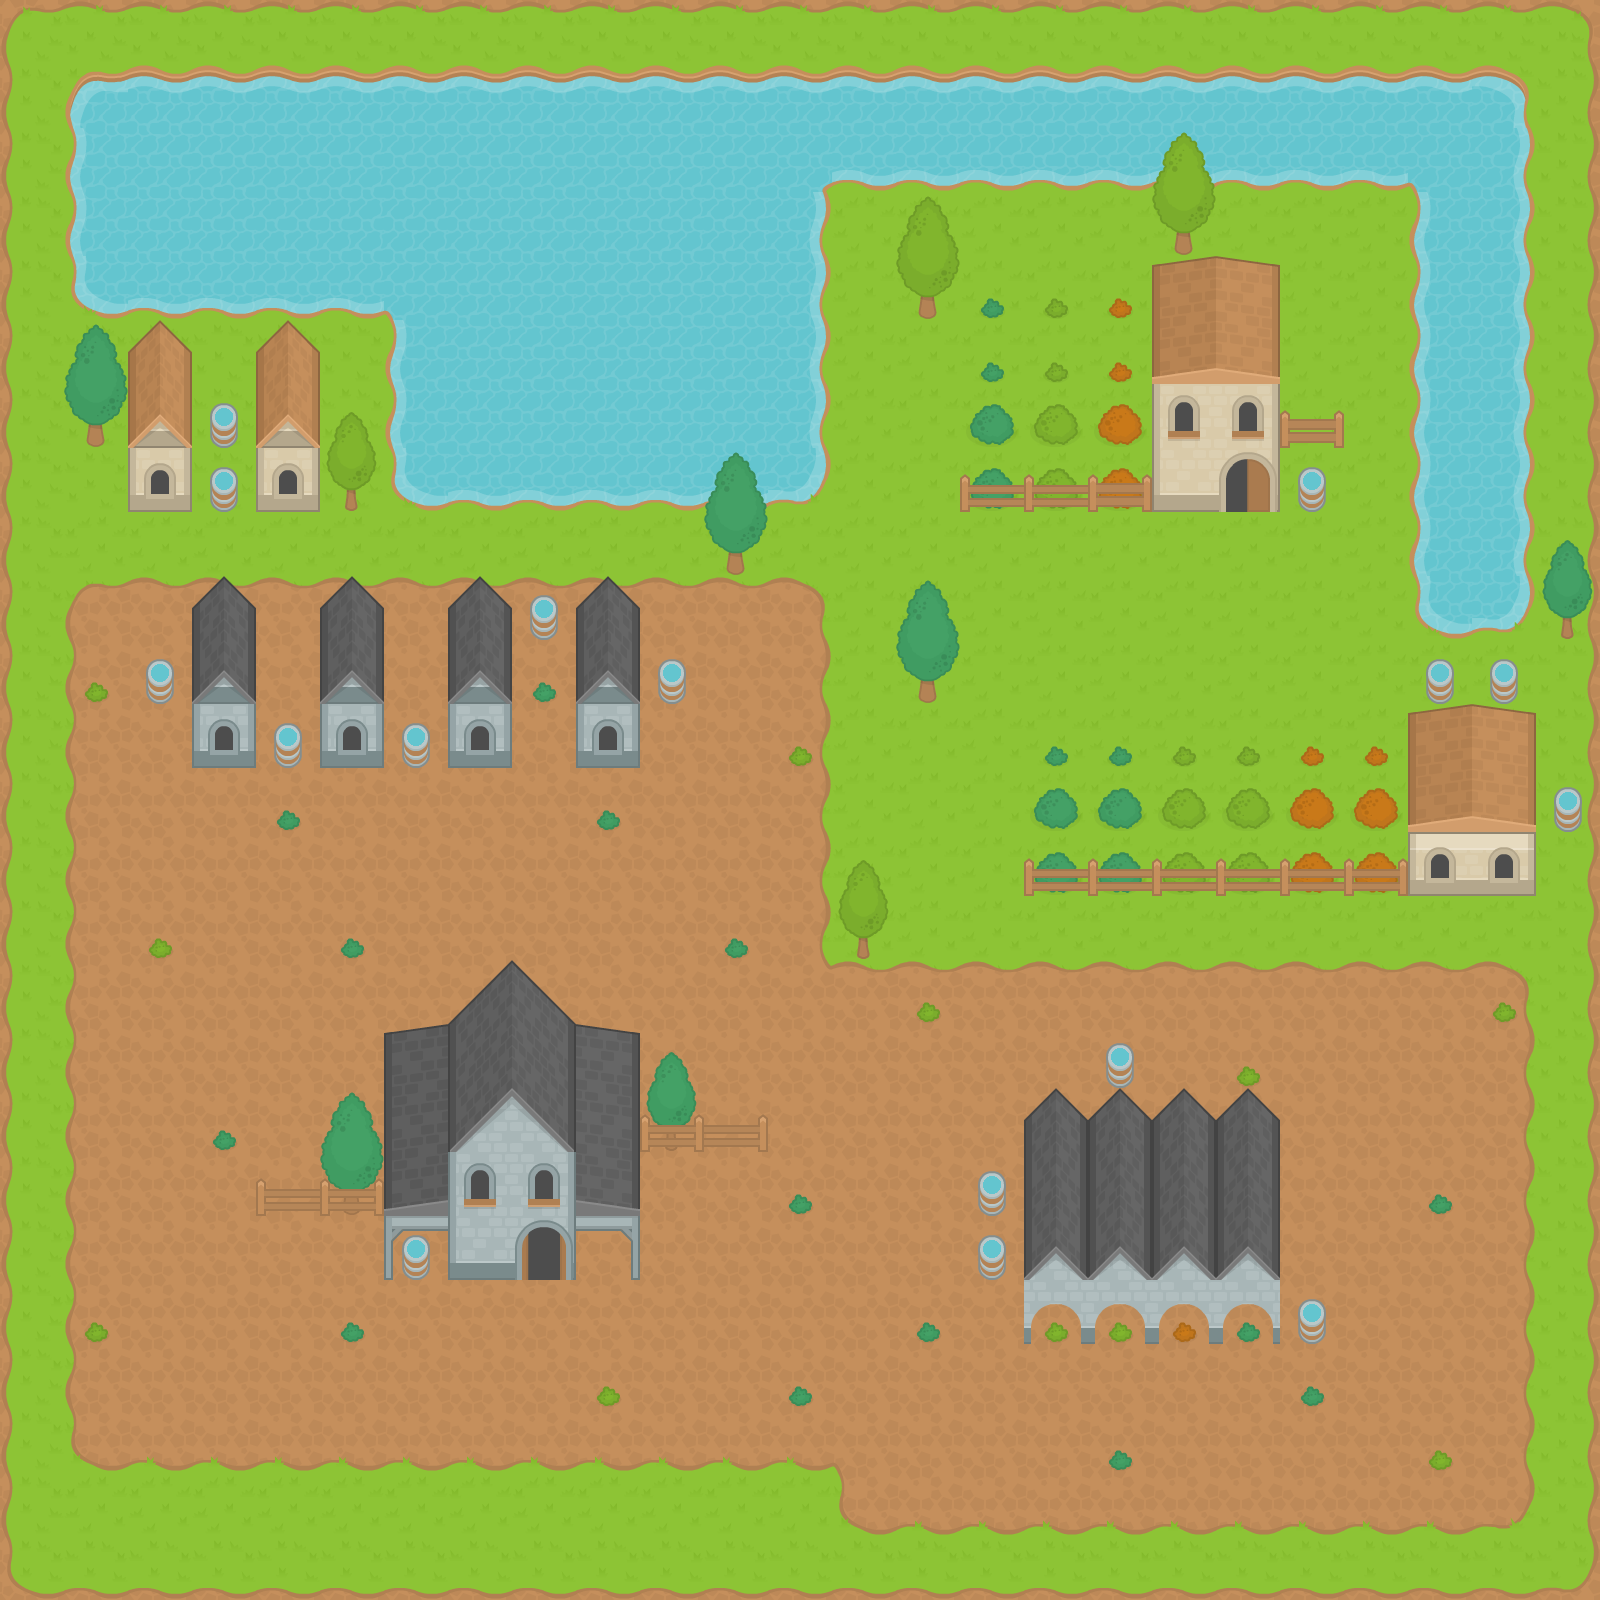

Below is a game level as drawn by its tile map, then a one-line description and the .tmx that defines it (tile-layer data replaced by summaries):
An orthogonal 25x25 tile map with 64x64 px tiles, 3 tile layers (Background, House, Roof) and 40 objects (31x Prevention Method, 8x House, Clinic).

<map version="1.0" orientation="orthogonal" width="25" height="25" tilewidth="64" tileheight="64">
 <tileset firstgid="1" name="Tiles" tilewidth="64" tileheight="64">
  <image source="../Textures/Tiles.png" trans="ff00ff" width="1280" height="832" />
 </tileset>
 <layer name="Background" width="25" height="25">
  <data>[625 cells, 625 non-empty, 32 distinct tile ids]</data>
 </layer>
 <layer name="House" width="25" height="25">
  <data>[625 cells, 106 non-empty, 30 distinct tile ids]</data>
 </layer>
 <layer name="Roof" width="25" height="25">
  <data>[625 cells, 92 non-empty, 35 distinct tile ids]</data>
 </layer>
 <objectgroup name="Interactive" width="25" height="25">
  <object name="House 0" type="House" x="128" y="320" width="64" height="192">
   <properties>
    <property name="AttachedTo" value="Standalone" />
   </properties>
  </object>
  <object name="House 1" type="House" x="256" y="320" width="64" height="192">
   <properties>
    <property name="AttachedTo" value="Standalone" />
   </properties>
  </object>
  <object name="House 2" type="House" x="192" y="576" width="64" height="192">
   <properties>
    <property name="AttachedTo" value="Standalone" />
   </properties>
  </object>
  <object name="House 3" type="House" x="320" y="576" width="64" height="192">
   <properties>
    <property name="AttachedTo" value="Standalone" />
   </properties>
  </object>
  <object name="House 4" type="House" x="448" y="576" width="64" height="192">
   <properties>
    <property name="AttachedTo" value="Standalone" />
   </properties>
  </object>
  <object name="House 5" type="House" x="576" y="576" width="64" height="192">
   <properties>
    <property name="AttachedTo" value="Standalone" />
   </properties>
  </object>
  <object name="House 6" type="House" x="1152" y="256" width="128" height="256">
   <properties>
    <property name="AttachedTo" value="Standalone" />
   </properties>
  </object>
  <object name="House 7" type="House" x="1408" y="704" width="128" height="192">
   <properties>
    <property name="AttachedTo" value="Standalone" />
   </properties>
  </object>
  <object name="Clinic 0" type="Clinic" x="384" y="960" width="256" height="320">
   <properties>
    <property name="AttachedTo" value="Standalone" />
   </properties>
  </object>
  <object name="Market 1" type="Prevention Method" x="1024" y="1088" width="256" height="256">
   <properties>
    <property name="AttachedTo" value="Standalone" />
   </properties>
  </object>
  <object name="Small Window 0" type="Prevention Method" x="144" y="463" width="32" height="38">
   <properties>
    <property name="AttachedTo" value="House 0" />
   </properties>
  </object>
  <object name="Small Window 1" type="Prevention Method" x="272" y="463" width="32" height="38">
   <properties>
    <property name="AttachedTo" value="House 1" />
   </properties>
  </object>
  <object name="Small Window 2" type="Prevention Method" x="208" y="719" width="32" height="38">
   <properties>
    <property name="AttachedTo" value="House 2" />
   </properties>
  </object>
  <object name="Small Window 3" type="Prevention Method" x="336" y="719" width="32" height="38">
   <properties>
    <property name="AttachedTo" value="House 3" />
   </properties>
  </object>
  <object name="Small Window 4" type="Prevention Method" x="464" y="719" width="32" height="38">
   <properties>
    <property name="AttachedTo" value="House 4" />
   </properties>
  </object>
  <object name="Small Window 5" type="Prevention Method" x="592" y="719" width="32" height="38">
   <properties>
    <property name="AttachedTo" value="House 5" />
   </properties>
  </object>
  <object name="Small Window 6" type="Prevention Method" x="1424" y="847" width="32" height="38">
   <properties>
    <property name="AttachedTo" value="House 7" />
   </properties>
  </object>
  <object name="Small Window 7" type="Prevention Method" x="1488" y="847" width="32" height="38">
   <properties>
    <property name="AttachedTo" value="House 7" />
   </properties>
  </object>
  <object name="Medium Window 0" type="Prevention Method" x="1168" y="395" width="32" height="44">
   <properties>
    <property name="AttachedTo" value="House 6" />
   </properties>
  </object>
  <object name="Medium Window 1" type="Prevention Method" x="1232" y="395" width="32" height="44">
   <properties>
    <property name="AttachedTo" value="House 6" />
   </properties>
  </object>
  <object name="Medium Window 2" type="Prevention Method" x="464" y="1163" width="32" height="44">
   <properties>
    <property name="AttachedTo" value="Clinic 0" />
   </properties>
  </object>
  <object name="Medium Window 3" type="Prevention Method" x="528" y="1163" width="32" height="44">
   <properties>
    <property name="AttachedTo" value="Clinic 0" />
   </properties>
  </object>
  <object name="Door 0" type="Prevention Method" x="1219" y="452" width="58" height="60">
   <properties>
    <property name="AttachedTo" value="House 6" />
   </properties>
  </object>
  <object name="Door 1" type="Prevention Method" x="515" y="1220" width="58" height="60">
   <properties>
    <property name="AttachedTo" value="Clinic 0" />
   </properties>
  </object>
  <object name="Barrel 0" type="Prevention Method" x="210" y="403" width="28" height="45">
   <properties>
    <property name="AttachedTo" value="Standalone" />
   </properties>
  </object>
  <object name="Barrel 1" type="Prevention Method" x="210" y="467" width="28" height="45">
   <properties>
    <property name="AttachedTo" value="Standalone" />
   </properties>
  </object>
  <object name="Barrel 2" type="Prevention Method" x="146" y="659" width="28" height="45">
   <properties>
    <property name="AttachedTo" value="Standalone" />
   </properties>
  </object>
  <object name="Barrel 3" type="Prevention Method" x="274" y="723" width="28" height="45">
   <properties>
    <property name="AttachedTo" value="Standalone" />
   </properties>
  </object>
  <object name="Barrel 4" type="Prevention Method" x="402" y="723" width="28" height="45">
   <properties>
    <property name="AttachedTo" value="Standalone" />
   </properties>
  </object>
  <object name="Barrel 5" type="Prevention Method" x="530" y="595" width="28" height="45">
   <properties>
    <property name="AttachedTo" value="Standalone" />
   </properties>
  </object>
  <object name="Barrel 6" type="Prevention Method" x="658" y="659" width="28" height="45">
   <properties>
    <property name="AttachedTo" value="Standalone" />
   </properties>
  </object>
  <object name="Barrel 7" type="Prevention Method" x="1298" y="467" width="28" height="45">
   <properties>
    <property name="AttachedTo" value="Standalone" />
   </properties>
  </object>
  <object name="Barrel 8" type="Prevention Method" x="1426" y="659" width="28" height="45">
   <properties>
    <property name="AttachedTo" value="Standalone" />
   </properties>
  </object>
  <object name="Barrel 9" type="Prevention Method" x="1490" y="659" width="28" height="45">
   <properties>
    <property name="AttachedTo" value="Standalone" />
   </properties>
  </object>
  <object name="Barrel 10" type="Prevention Method" x="1554" y="787" width="28" height="45">
   <properties>
    <property name="AttachedTo" value="Standalone" />
   </properties>
  </object>
  <object name="Barrel 11" type="Prevention Method" x="402" y="1235" width="28" height="45">
   <properties>
    <property name="AttachedTo" value="Clinic 0" />
   </properties>
  </object>
  <object name="Barrel 12" type="Prevention Method" x="978" y="1171" width="28" height="45">
   <properties>
    <property name="AttachedTo" value="Standalone" />
   </properties>
  </object>
  <object name="Barrel 13" type="Prevention Method" x="978" y="1235" width="28" height="45">
   <properties>
    <property name="AttachedTo" value="Standalone" />
   </properties>
  </object>
  </objectgroup>
</map>
<!-- 2 of 40 objects omitted -->